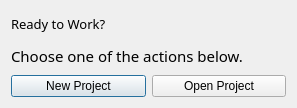
<?xml version="1.0" encoding="UTF-8"?>
<ui version="4.0">
 <class>Dialog</class>
 <widget class="QDialog" name="Dialog">
  <property name="geometry">
   <rect>
    <x>0</x>
    <y>0</y>
    <width>297</width>
    <height>108</height>
   </rect>
  </property>
  <property name="maximumSize">
   <size>
    <width>297</width>
    <height>108</height>
   </size>
  </property>
  <property name="windowTitle">
   <string>Welcome to CHALK</string>
  </property>
  <layout class="QGridLayout" name="gridLayout">
   <item row="3" column="0">
    <widget class="QPushButton" name="pushButton">
     <property name="text">
      <string>New Project</string>
     </property>
    </widget>
   </item>
   <item row="3" column="1">
    <widget class="QPushButton" name="pushButton_2">
     <property name="text">
      <string>Open Project</string>
     </property>
    </widget>
   </item>
   <item row="2" column="0" colspan="2">
    <widget class="QLabel" name="label_2">
     <property name="font">
      <font>
       <family>Adobe 고딕 Std B</family>
       <pointsize>11</pointsize>
       <weight>50</weight>
       <bold>false</bold>
       <underline>false</underline>
       <kerning>true</kerning>
      </font>
     </property>
     <property name="text">
      <string>Choose one of the actions below.</string>
     </property>
    </widget>
   </item>
   <item row="1" column="0" colspan="2">
    <widget class="QLabel" name="label">
     <property name="maximumSize">
      <size>
       <width>245</width>
       <height>29</height>
      </size>
     </property>
     <property name="font">
      <font>
       <family>Adobe 고딕 Std B</family>
       <pointsize>10</pointsize>
       <weight>50</weight>
       <bold>false</bold>
       <kerning>true</kerning>
      </font>
     </property>
     <property name="text">
      <string>Ready to Work?</string>
     </property>
    </widget>
   </item>
  </layout>
 </widget>
 <resources/>
 <connections/>
</ui>
